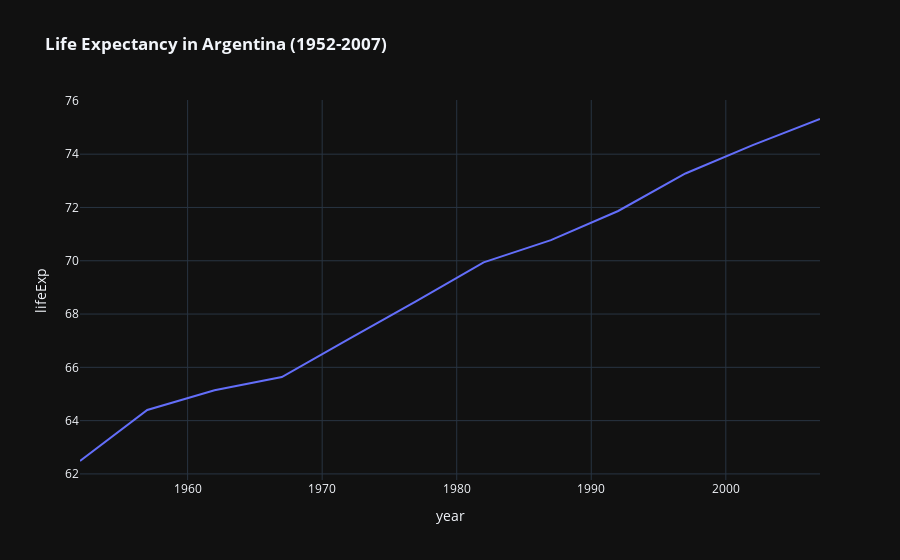

Notebook cell for this chart:
### Code cell
px.line(df_gap,
        x="year",
        y="lifeExp",
        title="<b>Life Expectancy in Argentina (1952-2007)</b>",
        template=template_style)

### Figure 1 — Plotly figure (JSON) as saved in the notebook; plotly's stock layout.template omitted (floating-point values rounded to 4 significant figures)
{"data": [{"hovertemplate": "year=%{x}<br>lifeExp=%{y}<extra></extra>", "legendgroup": "", "line": {"color": "#636efa", "dash": "solid"}, "marker": {"symbol": "circle"}, "mode": "lines", "name": "", "orientation": "v", "showlegend": false, "type": "scatter", "x": [1952, 1957, 1962, 1967, 1972, 1977, 1982, 1987, 1992, 1997, 2002, 2007], "xaxis": "x", "y": [62.48, 64.4, 65.14, 65.63, 67.06, 68.48, 69.94, 70.77, 71.87, 73.28, 74.34, 75.32], "yaxis": "y"}], "layout": {"legend": {"tracegroupgap": 0}, "title": {"text": "<b>Life Expectancy in Argentina (1952-2007)</b>"}, "xaxis": {"anchor": "y", "domain": [0, 1], "title": {"text": "year"}}, "yaxis": {"anchor": "x", "domain": [0, 1], "title": {"text": "lifeExp"}}}}
